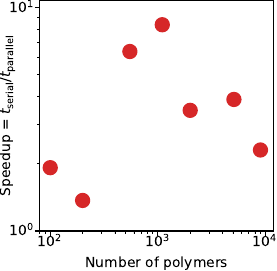

The script that saved this image:
#!/usr/bin/env python3

import pandas as pd
import matplotlib.pyplot as plt
import numpy as np

Nb       = 100
rho      = 0.15
sigma    = 1
rc       = 2.5
fontsize = 10
in_file  = "sp_metrics.out"

pd.set_option("display.precision", 16)
df = pd.read_csv(in_file, sep=" ")

# average out reps
df = df.groupby( ['mode', 'Nc'] ).mean().reset_index()
df['acc'] = df['numb_succ']/df['numb_try']
df['time_per_succ'] = df['time_per_step']*df['numb_try']/df['numb_succ']
df['Lx'] = (df['Nc']*Nb/rho) ** (1/3)
df['ncell'] = (df['Lx']/rc).astype('int')
for i in range(len(df['ncell'])):
  while (df['ncell'].iloc[i]/2 % 2) == 1:
    df['ncell'].iloc[i] -= 1
df['rcell'] = df['Lx']/df['ncell']
df['proc'] = (df['ncell']/2) ** 3

# split into parallel and serial
df_par = df.loc[df['mode'] == "par"]
df_ser = df.loc[df['mode'] == "ser"]

# use this to simplify plotting interesting stuff
toPlot = [['time_per_step', 'numb_try', 'acc'], ['auto_time_sec', 'Emean', 'conv_crit']]
x = 'Nc'
scale  = [['log', 'linear', 'linear'], ['linear', 'linear', 'linear']]

# calculate speedup measures
Nc = df_ser['Nc'].to_numpy()
sp_nom  = df_ser['time_per_step'].to_numpy()/df_par['time_per_step'].to_numpy()
sp_succ = df_ser['time_per_succ'].to_numpy()/df_par['time_per_succ'].to_numpy()
sp_auto = df_ser['auto_time_sec'].to_numpy()/df_par['auto_time_sec'].to_numpy()

def returnThreads(Nc):
  return int( ( 100/2.5**3/0.15*Nc )**(1/3) )**3/8

def returnNc(threads):
  return 2.5**3 * 8 * threads * 0.15/100

cmap = plt.get_cmap("tab10")
test = 0
pt=1/72
ht=0.8
wt=1.0
fig, ax = plt.subplots(1, 1, figsize=(wt*199*pt, ht*243.4*pt), sharex=True, constrained_layout=test)
#ax.scatter(Nc, sp_nom , color=cmap(0), s=100, label=r'$S_{p}^{\mathrm{try}}$')
#ax.scatter(Nc, sp_succ, color=cmap(2), s=100, label=r'$S_{p}^{\mathrm{success}}$')
ax.scatter(Nc, sp_auto, color=cmap(3), s=100, label=r'$S_{p}^{\mathrm{auto}}$')
#ax.vlines(returnNc(1792), ylim1, ylim2, color=cmap(5), ls='dashed', label="P100")
ax.set_yscale('log')
ax.set_xscale('log')
#ax.set_xlabel(r'$N_{c}$', fontsize=fontsize)
ax.set_xlabel(r'Number of polymers', fontsize=fontsize)
ax.set_ylabel(r'Speedup = $t_{\mathrm{serial}}/t_{\mathrm{parallel}}$', fontsize=fontsize, labelpad=-5)
#ax.legend(loc='upper left', fontsize=fontsize, ncol=2, columnspacing=1.0)

ylim1 = 1
ylim2 = 10.75
ax.set_yticks([1,10])
ax.set_ylim([ylim1, ylim2])

Nclim1 = 80
Nclim2 = 12000
ax.set_xlim(Nclim1, Nclim2)
plim1  = returnThreads(Nclim1)
plim2  = returnThreads(Nclim2)
ax.tick_params(axis='both', labelsize=fontsize, pad=0)

## twin object for two different y-axis on the sample plot
#ax2=ax.twiny()
#ax2.set_xscale('log')
#ax2.set_xlabel('threads (p)', fontsize=fontsize)
#ax2.set_xlim(plim1, plim2)
#ax2.tick_params(axis='x'  , labelsize=fontsize, pad=0)
if test == 0:
  plt.subplots_adjust(left=0.144, bottom=0.146, right=0.991, top=0.998, hspace=0.0)
fig.savefig('fig-speedup.pdf')
plt.close()
